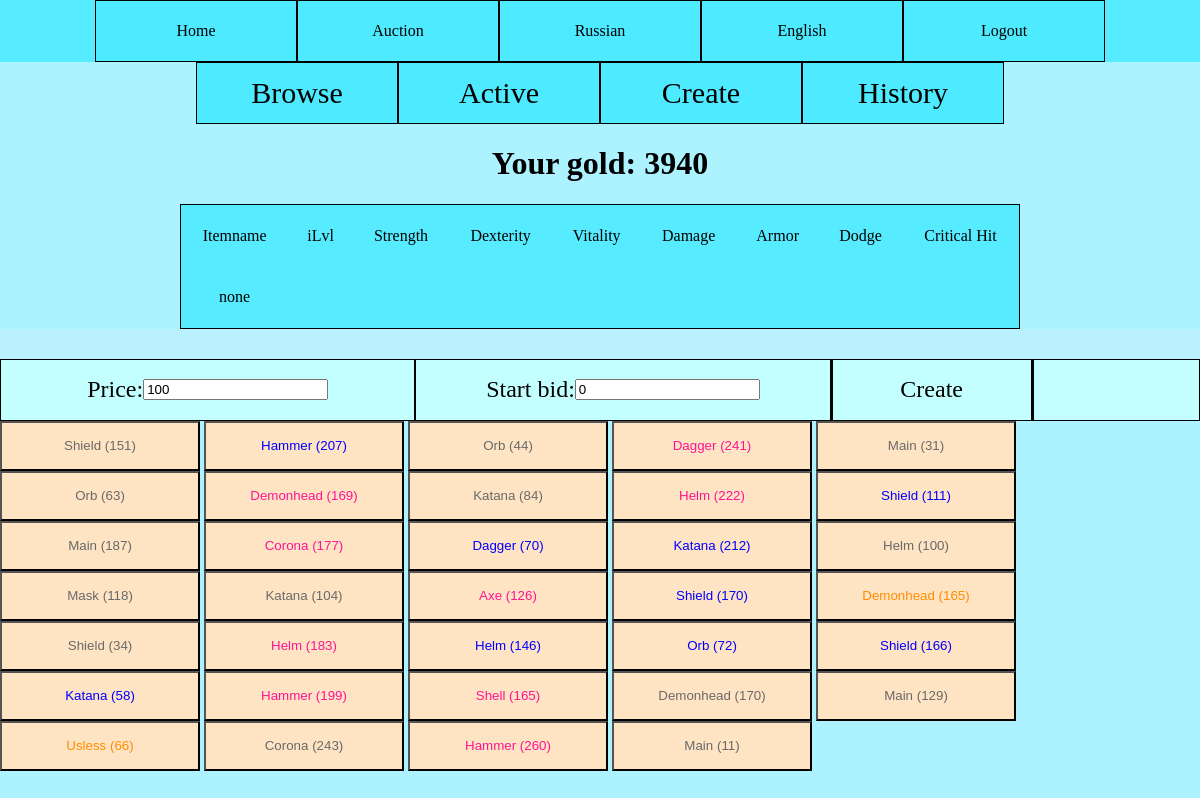
Before: /en/auction/create (signed in) with the older database file.
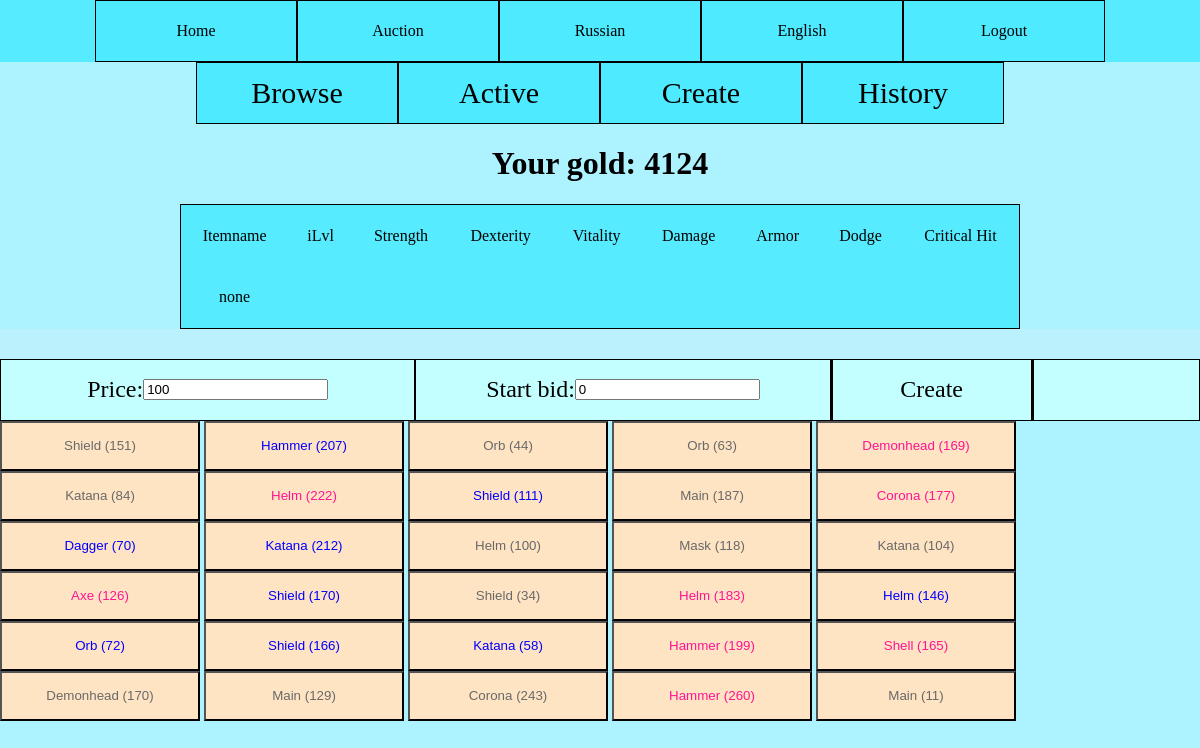
After: the same page with the newer database file.
### main/models.py (models this page shows)
class Character(models.Model):
    user = models.OneToOneField(User, on_delete=models.CASCADE, null=True)
    gold = models.BigIntegerField(default=0)
    eq_weapon = models.ForeignKey('Item', on_delete=models.SET_NULL, null=True, related_name="weapon")
    eq_helm   = models.ForeignKey('Item', on_delete=models.SET_NULL, null=True, related_name="helm")
    eq_armor  = models.ForeignKey('Item', on_delete=models.SET_NULL, null=True, related_name="armor")
    eq_offhand= models.ForeignKey('Item', on_delete=models.SET_NULL, null=True, related_name="offhand")

class Item(models.Model):
    item_name = models.CharField(max_length=30,null=True)
    item_level = models.IntegerField(default=0)
    item_tupe = models.IntegerField(null=True)
    item_rarity = models.IntegerField(null=True)
    character_id = models.ForeignKey(Character, on_delete=models.SET_NULL,null=True)
    used = models.BooleanField(default=False)

### main/views.py (the view)
# urls.py: path('auction/create', views.AuctionCreate, name='create_auction'),
def AuctionCreate(request):
    if request.user.is_authenticated:
        current_user = request.user
        char = Character.objects.get(user=current_user)
        items = Item.objects.filter(character_id=char.pk).filter(used=False)
        local_item = []
        for x in items:
            local_item.append(LocalItem(x))
        context = {'items': local_item, 'char':char}
        return render(request, 'auction/auction_make.html', context=context)
    else:
        return HttpResponseForbidden()

### templates/auction/auction_make.html (shortened to what this page needs)
{% extends "auction/Auction.html" %}
{% load i18n %}
{% block main %}
        {% include "items/stat_table.html" %}
    <div class="main">
        <div class="lots">
            <div class="head">
                <div class="info_long">
                    {% trans "Price" %}: <input id="max_price" type="int" value="100">
                </div>
                <div class="info_long">
                    {% trans "Start bid" %}: <input id="start_bet" type="int" value="0">
                </div>
                <div class="info">
                    <div class="butt" onclick="CreateLoot()">{% trans "Create" %}</div>
                </div>
                <div class="info" id="item_id">
                </div>
            </div>
        </div>
    </div>
    <div id="scrolls">
        {% for x in items %}
            {% include "items/item_small.html" with item=x only %}
        {% endfor %}
    </div>
{% endblock %}

### templates/auction/Auction.html
{% extends "base.html" %}
{% load i18n %}
{% block header %}
    <div class="menu">
        <a href="/auction">{% trans "Browse" %}</a>
        <a href="/auction/my">{% trans "Active" %}</a>
        <a href="/auction/create">{% trans "Create" %}</a>
        <a href="/auction/log">{% trans "History" %}</a>
    </div>
{% endblock %}
{% block content %}
    <h1><div style="text-align: center;">{% trans "Your gold" %}: {{ char.gold }}</div></h1>
    {% block main %}
    {% endblock %}
{% endblock %}

### templates/items/item_small.html
{% load i18n %}
{% if item %}
    <button class="item_info" id="{{ item.pk }}" onmouseenter="Display({{ item.pk }})" onclick="ItemClick({{ item.pk }})">
        {% if item.rarity == 0  %}
            <span style="color: #696969; ">
        {% elif item.rarity == 1 %}
            <span style="color: blue; ">
        {% elif item.rarity == 2 %}
            <span style="color: deeppink; ">
        {% else %}
            <span style="color: darkorange; ">
        {% endif %}
            {{ item.name }} ({{ item.ilvl }})
        </span>
    </button>
{% else %}
    <button class="item_info" id="0">
        {% trans "Empty" %}
    </button>
{% endif %}

Changed rows visible on the page:
no longer on this page (row edited): Item: name "Dagger"
no longer on this page (row edited): Item: name "Main"
no longer on this page (row edited): Item: name "Demonhead"
no longer on this page (row edited): Item: name "Usless"
changed Character: gold "3940" → "4124"
Other visible differences:
list line gone: "( 241 )"
list line gone: "( 31 )"
list line gone: "( 165 )"
list line gone: "( 66 )"
